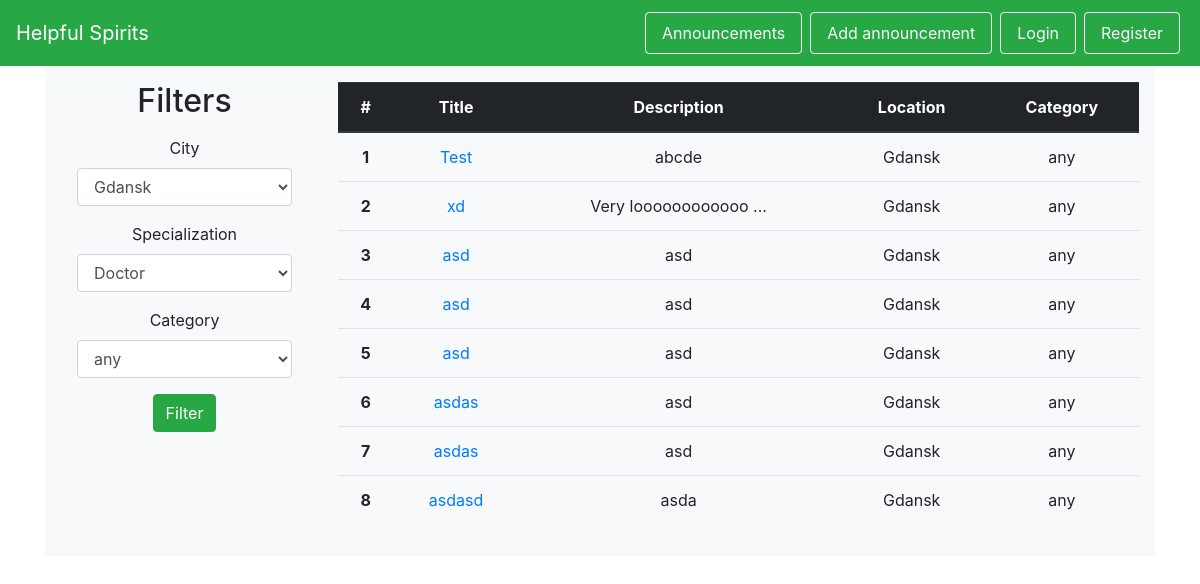
Page /posters on the earlier database version.
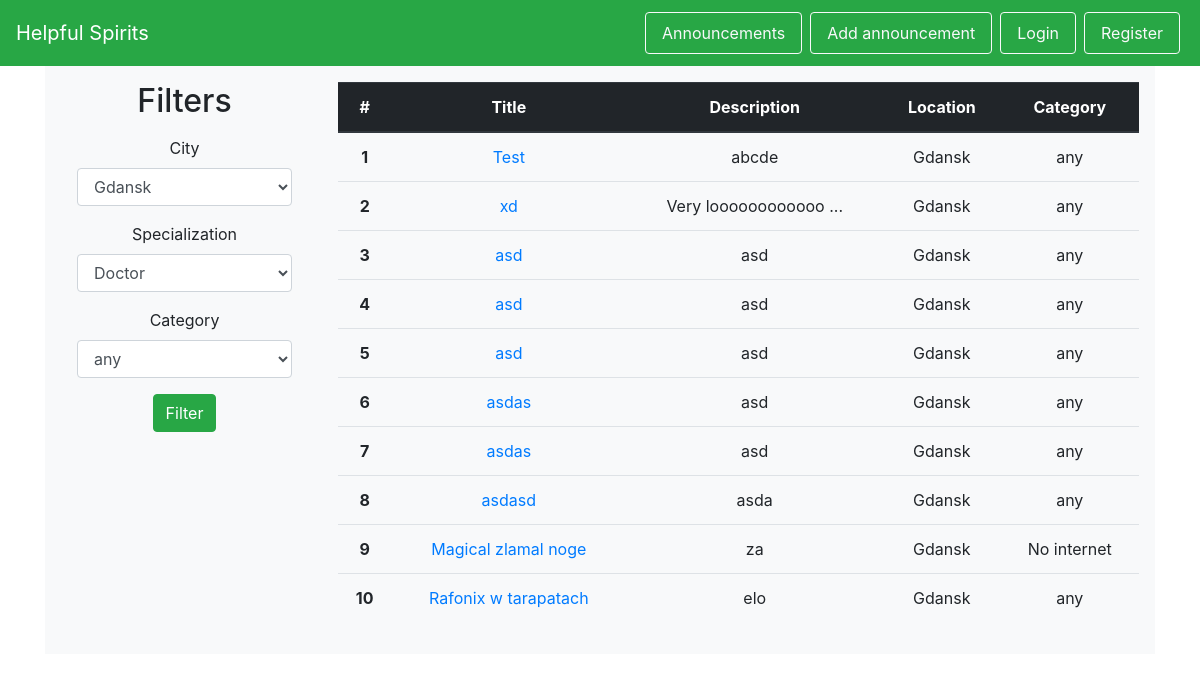
Same page on the later database version.
### helpful_spirits/models.py (models this page shows, shortened)
class Poster(db.Model):
    id = db.Column(db.Integer, primary_key=True)
    add_date = db.Column(db.Date, nullable=False)
    start_date = db.Column(db.Date, nullable=False)
    end_date = db.Column(db.Date)
    is_active = db.Column(db.Boolean, nullable=False)
    title = db.Column(db.String(100), nullable=False)
    description = db.Column(db.String(1000), nullable=False)
    location_id = db.Column(db.Integer, db.ForeignKey('location.id'), nullable=False)
    victim_id = db.Column(db.Integer, db.ForeignKey('victim.id'), nullable=False)
    category_id = db.Column(db.Integer, db.ForeignKey('category.id'), nullable=False)
    @staticmethod
    def get_all_active():
        return Poster.query.filter_by(is_active=True).filter(Poster.end_date >= date.today()).all()

class City(db.Model):
    id = db.Column(db.Integer, primary_key=True)
    id = db.Column(db.Integer, primary_key=True)
    name = db.Column(db.String(50), nullable=False, unique=True)
    volunteers = db.relationship('Volunteer', backref='city')
    locations = db.relationship('Location', backref='city')

class Category(db.Model):
    id = db.Column(db.Integer, primary_key=True)
    name = db.Column(db.String(50), nullable=False)
    danger_level = db.Column(db.Integer, nullable=False)
    posters = db.relationship('Poster', backref='category')

### helpful_spirits/views.py (the view)
@app.route('/posters', methods=['GET', 'POST'])
def posters():
    form = FilterSearch()
    if form.validate_on_submit():
        specific_posters = Poster.get_specific(category=form.category_name.data, city=form.city.data,
                                               specialization=None)
        iterator_ = zip(specific_posters, range(len(specific_posters)))
        return render_template('posters.html', posters=iterator_, form=form)
    else:
        all_active_posters = Poster.get_all_active()
        iterator_ = zip(all_active_posters, range(len(all_active_posters)))
        return render_template('posters.html', posters=iterator_, form=form)

### helpful_spirits/forms.py
class FilterSearch(Form):
    city_choices = [(city.name, city.name) for city in City.get_all()]
    category_choices = [(category.name, category.name) for category in Category.get_all()]
    specialisation_choices = [(specialisation.name, specialisation.name) for specialisation in Specialisation.get_all()]
    city = SelectField('City', choices=city_choices, validators=[DataRequired()])
    specialisation = SelectField('Specialization', choices=specialisation_choices)
    category_name = SelectField('Category', choices=category_choices, validators=[DataRequired()])

### helpful_spirits/templates/posters.html (shortened to what this page needs)
{% extends 'base.html' %}
{% from "includes/_forms.html" import render_field %}
{% block body %}
<div id="wrapper-divPC" style="background-color: #f8f9fa;">
    <div class="row py-3 px-3">
        <div class="col-md-3 col-xs-12 text-center">
            <h2>Filters</h2>
            <p>
                <form id="register-form" method="POST" action="/posters">
                    <div class="form-group mx-3">
                        {{ render_field(form.city, class_="form-control") }}
                    </div>
                    <div class="form-group mx-3">
                        {{ render_field(form.specialisation, class_="form-control") }}
                    </div>
                    <div class="form-group mx-3">
                        {{ render_field(form.category_name, class_="form-control") }}
                    </div>
                    <p><input type="submit" class="btn btn-success mx-3" value="Filter"></p>
                </form>
            </p>
        </div>
        <div class="col-md-9 col-xs-12">
            <div id="posters">
                <table class="table text-center">
                    <thead class="thead-dark">
                        <tr>
                            <th scope="col">#</th>
                            <th scope="col">Title</th>
                            <th scope="col">Description</th>
                            <th scope="col">Location</th>
                            <th scope="col">Category</th>
                        </tr>
                    </thead>
                    <tbody>
                        {% for poster, index in posters %}
                        <tr>
                            <th scope="row">{{ index + 1 }}</th>
                            <td><a href="/posters/{{ poster.id }}"> {{ poster.title }}</a></td>
                            <td>{{ poster.description[0:18] }}{% if poster.description[18]!=nil %}
                                ...{% endif %}</td>
                            <td>{{ poster.location.city.name }}</td>
                            <td>{{ poster.category.name }}</td>
                        </tr>
                        {% endfor %}
                    </tbody>
                </table>
            </div>
        </div>
    </div>
    </div>
</div>
{% endblock %}

### helpful_spirits/templates/base.html (shortened to what this page needs)
<!DOCTYPE html>
<html lang="en">
<head>
    <link rel="stylesheet" href="https://stackpath.bootstrapcdn.com/bootstrap/4.1.3/css/bootstrap.min.css">
</head>
<body>
    {% include 'includes/_navbar.html' %}
    <div class="container">
    {% block body %}
    {% endblock %}
</body>
</html>

### helpful_spirits/templates/includes/_forms.html (shortened to what this page needs)
{% macro render_field(field) %}
  {{ field.label }}
  {{ field(**kwargs)|safe }}
{% endmacro %}

### helpful_spirits/templates/includes/_navbar.html (shortened to what this page needs)
<nav class="navbar navbar-dark bg-success sticky-top">
    <a class="navbar-brand" href="/">Helpful Spirits</a>
    <ul class="nav list-inline">
        {% if not current_user.is_authenticated %}
        <li class="nav-item">
            <a class="nav-link btn btn-outline-light mx-1 my-1" href="/posters">Announcements</a>
        </li>
        <li class="nav-item">
            <a class="nav-link btn btn-outline-light mx-1 my-1" href="/login">Add announcement</a>
        </li>
        <li class="nav-item">
            <a class="nav-link btn btn-outline-light mx-1 my-1" href="/login">Login</a>
        </li>
        <li class="nav-item">
            <a class="nav-link btn btn-outline-light mx-1 my-1" href="/register">Register</a>
        </li>
        {% endif %}
    </ul>
</nav>

Differences in the rows shown:
added Poster: index "9", title "Magical zlamal noge", description "za", location.city.name "Gdansk", category.name "No internet"
added Poster: index "10", title "Rafonix w tarapatach", description "elo", location.city.name "Gdansk", category.name "any"
